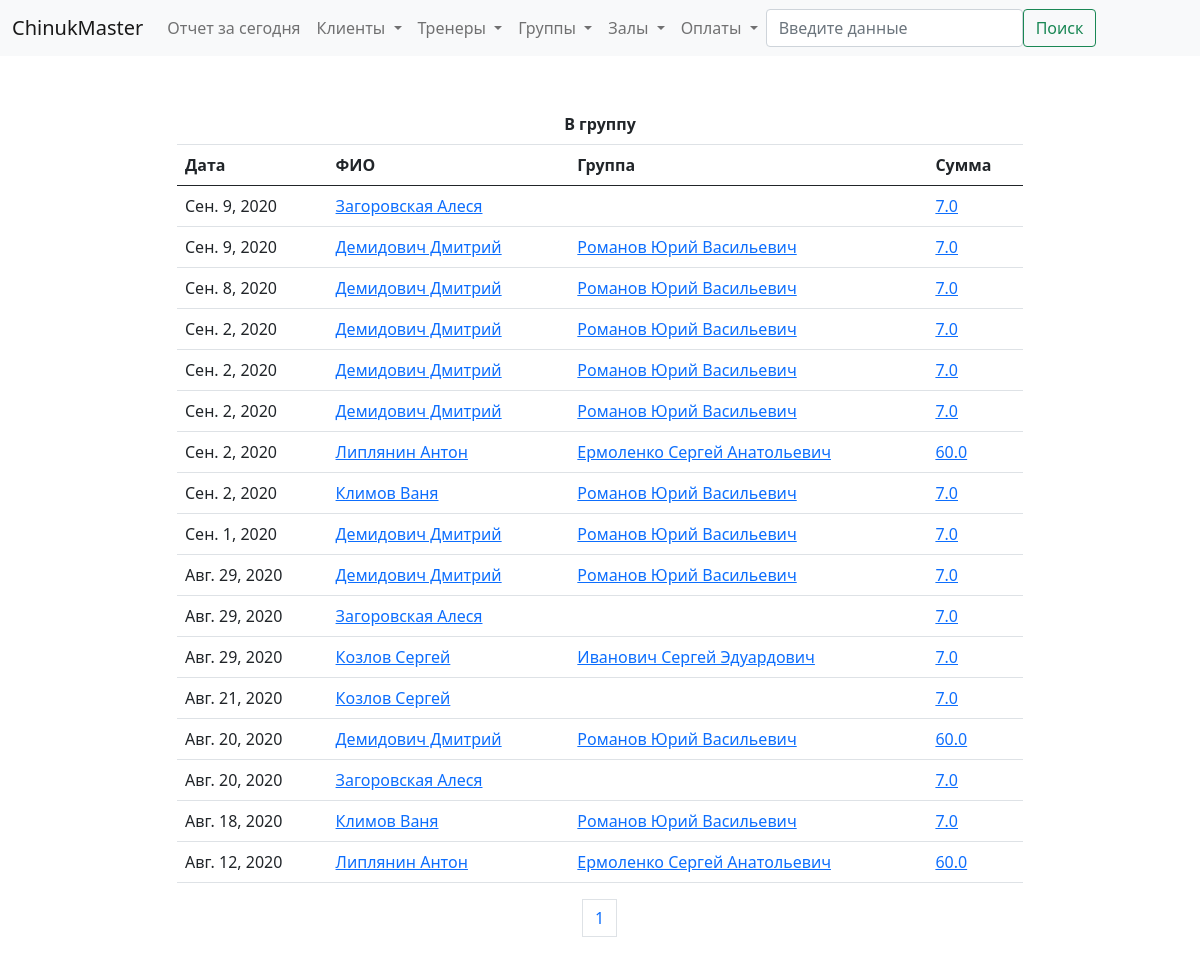
/show/payments/groups, run on an earlier commit of the app's database.
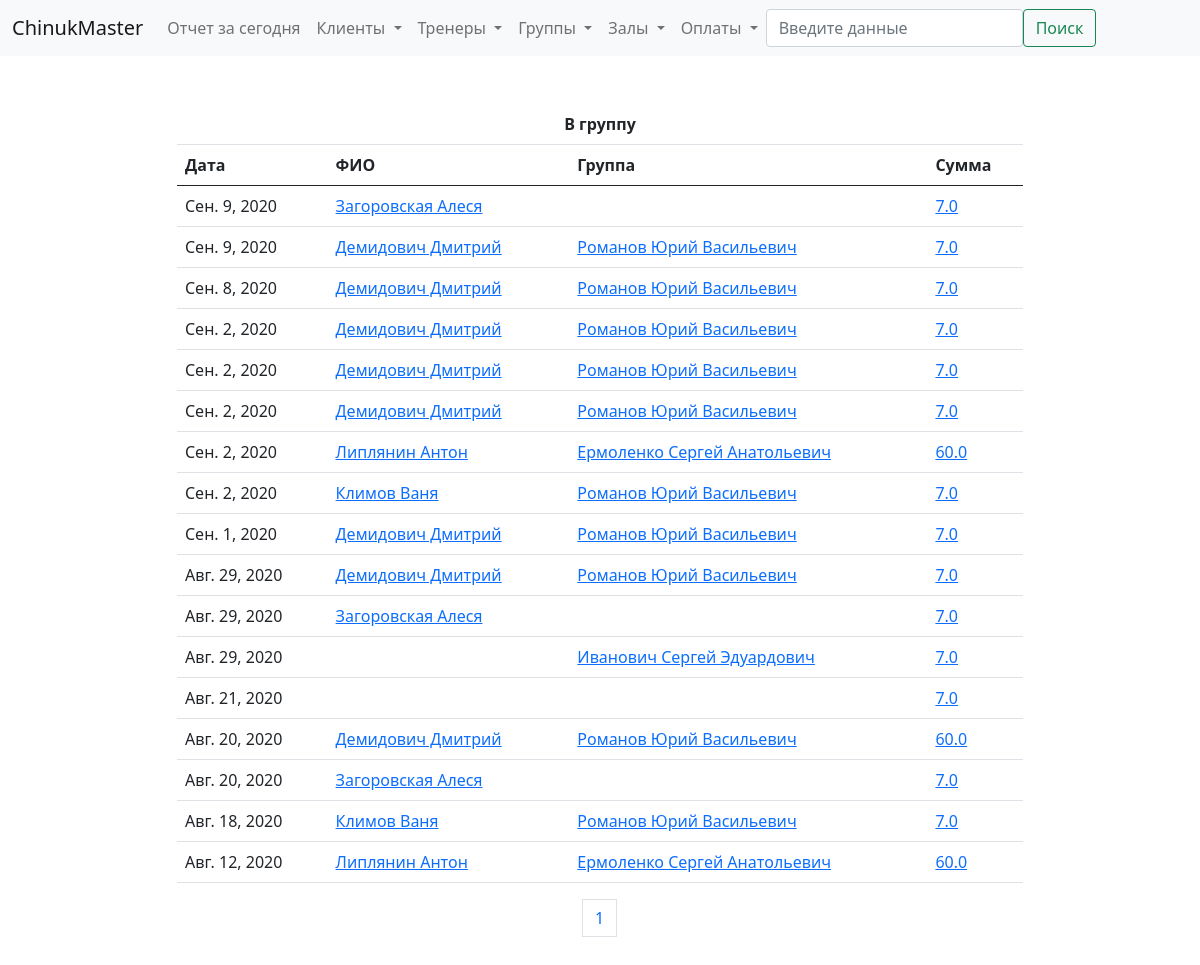
And on a later commit of the database.
### billing/models.py (models this page shows, shortened)
class Payment(models.Model):
    client = models.ForeignKey(Client, on_delete=models.CASCADE, verbose_name='Плательщик', null=True)
    payment_to_choices = [
        ('G', 'В группу'),
        ('I', 'Индивидуально')
    ]
    payment_type_choices = [
        ('O', 'Разовый платеж'),
        ('M', 'Месячный взнос')
    ]
    payment_to = models.CharField(max_length=1, choices=payment_to_choices, default='G', verbose_name='Направление оплаты')
    payment_type = models.CharField(max_length=1, choices=payment_type_choices, default='M', verbose_name='Тип оплаты')
    trener = models.ForeignKey(Trener, on_delete=models.SET_NULL, verbose_name='Тренер', blank=True, null=True)
    group = models.ForeignKey(Group, on_delete=models.SET_NULL, verbose_name='Группа', blank=True, null=True)
    date = models.DateField(verbose_name='Дата оплаты', default=timezone.now)
    amount = models.FloatField(verbose_name='Сумма', default=60)
    trener_part = models.FloatField(verbose_name='Тренеру', default=0)
    class Meta:
        verbose_name = 'Оплата'
        verbose_name_plural = 'Оплаты'
        ordering = ['-date']

class Client(models.Model):
    member_card = models.CharField(verbose_name='Членская карта', max_length=4, blank=True, null=True)
    name = models.CharField(verbose_name='ФИО', max_length=50, blank=True, null=True)
    tel_number = models.CharField(verbose_name='Номер телефона', max_length=20, blank=True, null=True)
    info = models.TextField(verbose_name='Дополнительная информация', null=True, blank=True)
    training_type_choices = [
        ('I', 'Индивидуал'),
        ('G', 'В группе'),
        ('B', 'Смешанный'),
    ]
    cl_type = models.CharField(verbose_name='Тип клиента', max_length=1, choices=training_type_choices, default='G')
    treners = models.ManyToManyField(Trener, verbose_name='Тренер', blank=True)
    groups = models.ManyToManyField(Group, verbose_name='Группа', blank=True)
    class Meta:
        verbose_name = 'Клиент'
        verbose_name_plural = 'Клиенты'

class Group(models.Model):
    gr_type_choices = [
        ('A', 'Взрослая'),
        ('C', 'Детская')
    ]
    sport_type_choices = [
        ('B', 'Классический бокс'),
        ('T', 'Тайский бокс'),
        ('W', 'Женская группа'),
        ('M', 'ММА')
    ]
    schedule_choice = [
        ('uneven', 'пн. ср. пт.'),
        ('even', 'вт. чт. сб.'),
    ]
    gr_type = models.CharField(verbose_name='Возраст', max_length=1, choices=gr_type_choices, default='A')
    sport_type = models.CharField(verbose_name='Тип', max_length=1, choices = sport_type_choices, default='T')
    time = models.TimeField(verbose_name='Время')
    schedule = models.CharField(verbose_name='Расписание', max_length=6, choices=schedule_choice, null=True, blank=True)
    trener = models.ForeignKey('Trener', verbose_name='Тренер', on_delete=models.SET_NULL, null=True, blank=True)
    address = models.ForeignKey('Address', verbose_name='Зал', on_delete=models.SET_NULL, null=True, blank=True)
    class Meta:
        verbose_name = 'Группа'
        verbose_name_plural = 'Группы'
        ordering = ['time']

class Trener(models.Model):
    name = models.CharField(max_length=50, verbose_name = 'Имя')
    tel_number = models.CharField(max_length=20, verbose_name = 'Номер телефона', null=True, blank=True)
    info = models.TextField(blank=True, null=False, verbose_name = 'Дополнительная информация')
    photo = models.ImageField(verbose_name='Фото', upload_to='billing/media/treners', height_field=None, width_field=None, null=True, blank=True)
    class Meta:
        verbose_name = 'Тренер'
        verbose_name_plural = 'Тренеры'
    def __str__(self):
        return self.name

### billing/views.py (the view)
# urls.py: path('show/payments/<slug:obj>', views.show_payments, name='show_payments'),
def show_payments(request, obj):
    payments = Payment.objects.all()
    payments_group = Payment.objects.filter(payment_to='G')
    payments_individuals = Payment.objects.filter(payment_to='I')
    if obj == 'groups':
        paginator = Paginator(payments_group, 20)
    elif obj == 'individuals':
        paginator = Paginator(payments_individuals, 20)
    page_number = request.GET.get('page')
    page_obj = paginator.get_page(page_number)
    return render(request, 'billing/show/payments.html', {
        'payment_type' : obj,
        'page_obj' : page_obj,
    })

### billing/templatetags/filters.py (called while the page is built)
@register.filter(name='times')
def times(value):
    return range(1, value+1)

### ChinukMaster/templates/billing/show/payments.html (shortened to what this page needs)
{% extends 'billing/base.html' %}
{% block content %}
    {% if payment_type == 'groups' %}
        <div class="container-xxl d-flex justify-content-center">
            <table class="table table-hover w-75">
                <thead>
                    <tr>
                        <th scope="col" colspan="5" class="text-center">В группу</th>
                    </tr>
                    <tr>
                        <th scope="col">Дата</th>
                        <th scope="col">ФИО</th>
                        <th scope="col">Группа</th>
                        <th scope="col">Сумма</th>
                    </tr>
                </thead>
                <tbody>
                    {% for payment in page_obj %}
                        {% if payment.payment_to == 'G' %}
                            <tr>
                                <td>{{payment.date}}</td>
                                <td>
                                    {% if payment.client %}
                                        <a href="{% url 'detail_object' 'client' payment.client.id %}">{{payment.client.name}}</a>
                                    {% endif %}
                                </td>
                                <td>
                                    {% if payment.group.trener %} <a href="{% url 'detail_object' 'trener' payment.group.id %}">{{payment.group.trener}}</a>
                                    {% endif %}
                                </td>
                                <td><a href="{% url 'detail_object' 'payment' payment.id %}">{{payment.amount}}</a></td>
                            </tr>
                        {% endif %}
                    {% endfor %}
                </tbody>
            </table>
        </div>
    {% endif %}
{% endblock %}

What changed in the data, as far as the page shows it:
changed Payment "Иванович Сергей Эдуардович": client_id 9 → empty (drawn); client.name "Козлов Сергей" → (not shown)
changed Payment "Авг. 21, 2020": client_id 9 → empty (drawn); client.name "Козлов Сергей" → (not shown)
